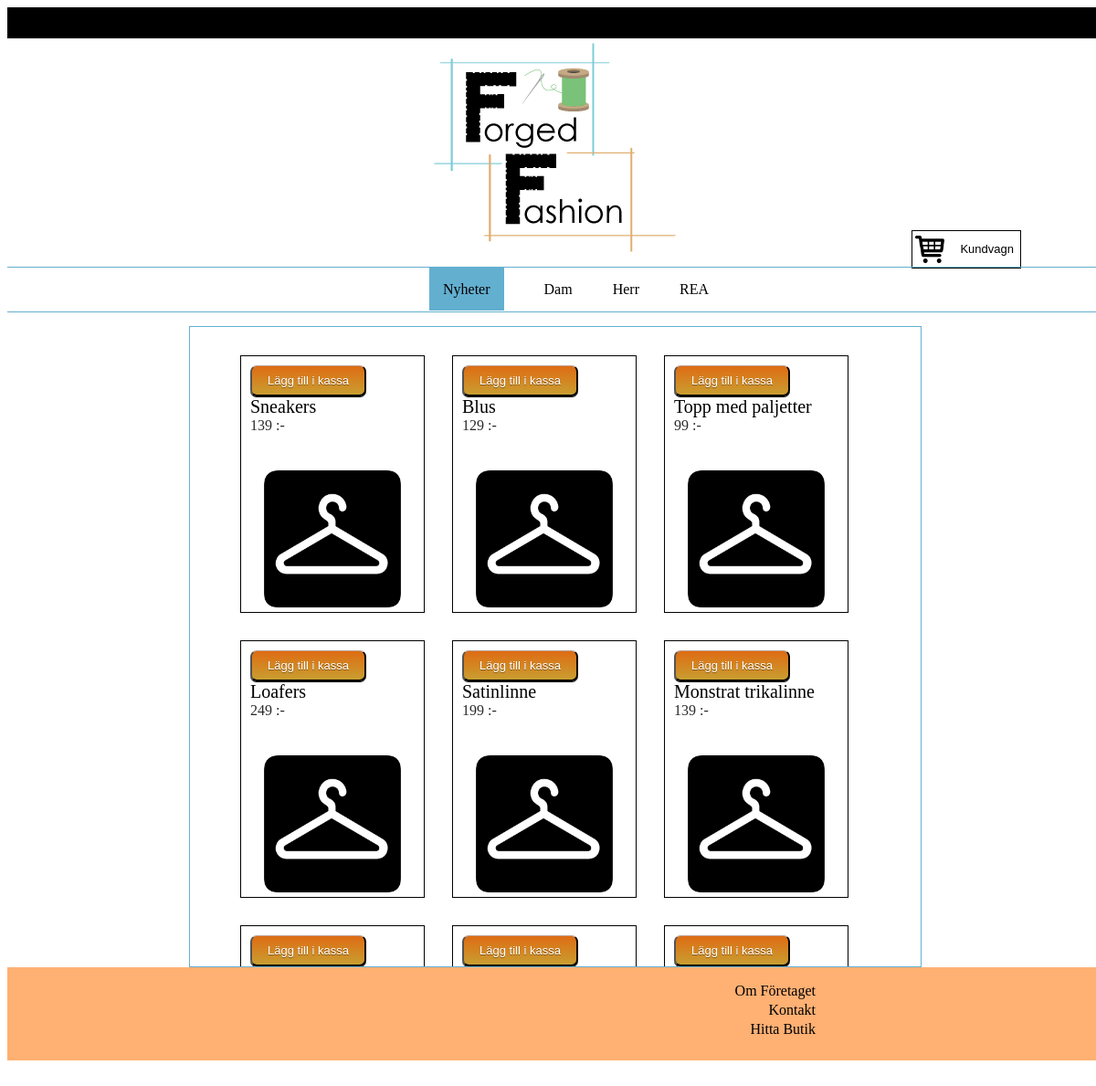
Page /nyheter.php on the committed database.
### tables this page shows
CREATE TABLE IF NOT EXISTS `product` (
  `productID` int(10) unsigned NOT NULL AUTO_INCREMENT,
  `name` varchar(25) NOT NULL,
  `price` varchar(10) NOT NULL,
  `description` varchar(150) NOT NULL,
  `sizeID` int(10) unsigned DEFAULT NULL,
  `clothcategoryID` int(10) unsigned DEFAULT NULL,
  `perscategoryID` int(10) unsigned NOT NULL,
  PRIMARY KEY (`productID`),
  KEY `sizeID` (`sizeID`,`clothcategoryID`,`perscategoryID`),
  KEY `sizeID_2` (`sizeID`),
  KEY `clothcategoryID` (`clothcategoryID`),
  KEY `perscategoryID` (`perscategoryID`)
);

### nyheter.php (the view, shortened to what this page needs)
<?php
require_once('php/reading.php');
$result = $link->query('CALL `NyhetsLista`()');
?>
<!doctype html>
<html lang="sv">
    <head>
    <link rel="stylesheet" href="css/style.css" media="screen">
    <link rel="stylesheet" href="css/sidemenu.css" media="screen">
    </head>
    <body>
        <wrapper id="wrapper">
            <div id="header">
            </div>
            <header id="headerText">
                <a href="index.php"><img src="images/Projektlogo.png"></img></a>
                <form id="cartForm" action="kassa.php" method="post">
                    <input id="cartButton" type="submit" value="Kundvagn"/>
                </form>
            </header>
            <nav id="navigation">
             <ul id="menu-list">
                <li><a href="nyheter.php" class="active" class="mainNav">Nyheter</a></li>
                <li><a href="dam.php" class="mainNav">Dam</a></li>
                <li><a href="herr.php" class="mainNav">Herr</a></li>
                <li><a href="rea.php" class="mainNav">REA</a></li>
            </ul>
            </nav>
            <main id="content">
                <ul>
                    <?php while ($row = $result->fetch_assoc()) { ?>
                        <li id="list">
                            <form method="post">
                                <input id="shoppingName" type="hidden" value="<?php print_r($row['name']); ?>" name="product_id">
                                <input id="shoppingName" type="hidden" value="<?php print_r($row['price']); ?>" name="price">
                                <input id="productButton" type="submit" value="Lägg till i kassa">
                            </form>
                            <span class="name"><?php echo($row['name']); ?></span>
                            <br>
                            <span class="price"><?php echo($row['price']); ?></span>
                        </li>
                    <?php } ?>
                </ul>
            </main>
            <div id="footer">
                <ul id="info-list">
                    <li><a href="info.php" class="footerNav">Om Företaget</a></li>
                    <li><a href="kontakt.php" class="footerNav">Kontakt</a></li>
                    <li><a href="hittaButik.php" class="footerNav">Hitta Butik</a></li>
                </ul>
            </div>
        </wrapper>
    </body>
</html>

### css/style.css (style rules this page uses)
body { width:100%; }
#header { width:100%; height:34px; background-color:black; color:white; }
#headerText { text-align:center; font-family:verdana; width:100%; height:250px; }
#cartButton { color: black; background-color:white; border: 1px solid black; font-size: 13px; font-family: Helvetica, Arial, Sans-Serif; text-decoration: none; vertical-align: middle; margin-top:-67px; margin-left:900px; width:120px; height:42px; text-align:right; padding:7px; background-image: url('../images/cart.png'); background-repeat:no-repeat; background-size:40px 40px; }
#cartForm { z-index: 5; }
#content { overflow-x:hidden; overflow-y:scroll; margin:auto; margin-top:65px; width:800px; height:700px; border:1px solid #63AFD0; }
#list { list-style:none; margin:15px; padding:10px; width: 180px; height:260px; border:1px solid black; float:left; background-image:url('../images/coathangerIcon.png'); background-size:160px 160px; background-repeat:no-repeat; background-position:bottom; }
.name { font-family:Verdana; font-size:20px; }
.price { font-family:verdana; color:#292A2B; }
.mainNav { text-decoration:none; font-family:verdana; }
.footerNav { padding:10px; text-decoration:none; font-family:verdana; }
#navigation { width:100%; height:48px; border-top:1px solid #63AFD0; border-bottom:1px solid #63AFD0; z-index: 15; position:absolute; }
#navigation ul { width: 30%; margin: auto; list-style: none; }
#navigation li { text-align: center; float:left; margin:15px; }
#navigation li a { height:32px; width:70px; margin-right:7px; margin-left:7px; }
.active { padding:15px; margin:10px; text-decoration:none; color:white; font-family:verdana; width:110px; height:77px; background-color:#63AFD0; }
#footer { padding:1px; width:100%; height:100px; background-color:#FFB073; }
#footer ul { text-align:right; margin-right:25.5%; list-style:none; }
#footer li { margin-top:3px; }
#productButton { border-top: 1px solid #bd9e8e; background: #c99e30; background: -webkit-gradient(linear, left top, left bottom, from(#de6c14), to(#c99e30)); background: -webkit-linear-gradient(top, #de6c14, #c99e30); background: -moz-linear-gradient(top, #de6c14, #c99e30); background: -ms-linear-gradient(top, #de6c14, #c99e30); background: -o-linear-gradient(top, #de6c14, #c99e30); padding: 8px 17px; -webkit-border-radius: 7px; -moz-border-radius: 7px; border-radius: 7px; -webkit-box-shadow: rgba(0,0,0,1) 0 1px 0; -moz-box-shadow: rgba(0,0,0,1) 0 1px 0; box-shadow: rgba(0,0,0,1) 0 1px 0; text-shadow: rgba(0,0,0,.4) 0 1px 0; color: #ffffff; font: bold; font-size: 13px; font-family: Helvetica, Arial, Sans-Serif; text-decoration: none; vertical-align: middle; }
a:link { color:black; }

### rows in the picture
product: name "Sneakers", price "139 :-"
product: name "Blus", price "129 :-"
product: name "Topp med paljetter", price "99 :-"
product: name "Loafers", price "249 :-"
product: name "Satinlinne", price "199 :-"
product: name "Monstrat trikalinne", price "139 :-"
